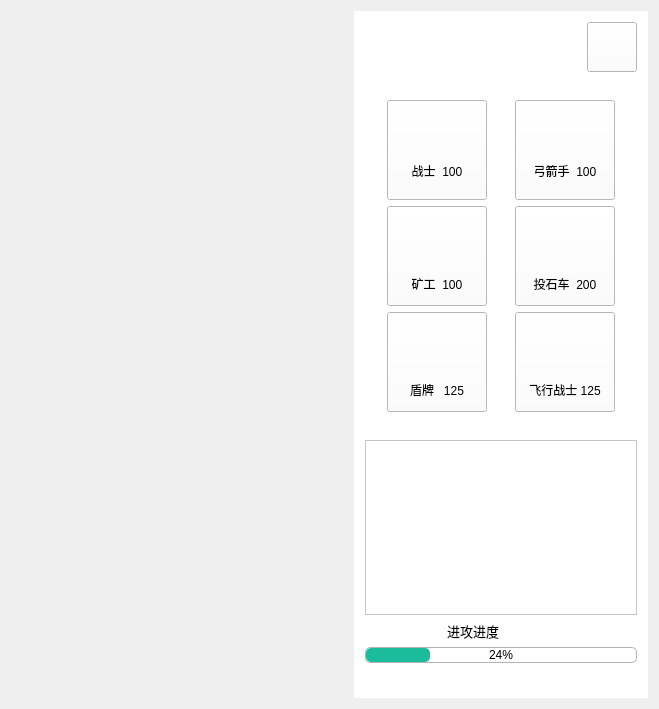
<?xml version="1.0" encoding="UTF-8"?>
<ui version="4.0">
 <class>Widget</class>
 <widget class="QWidget" name="Widget">
  <property name="geometry">
   <rect>
    <x>0</x>
    <y>0</y>
    <width>659</width>
    <height>709</height>
   </rect>
  </property>
  <property name="sizePolicy">
   <sizepolicy hsizetype="Fixed" vsizetype="Fixed">
    <horstretch>0</horstretch>
    <verstretch>0</verstretch>
   </sizepolicy>
  </property>
  <property name="windowTitle">
   <string>Widget</string>
  </property>
  <layout class="QHBoxLayout" name="horizontalLayout">
   <item>
    <spacer name="horizontalSpacer">
     <property name="orientation">
      <enum>Qt::Horizontal</enum>
     </property>
     <property name="sizeHint" stdset="0">
      <size>
       <width>40</width>
       <height>20</height>
      </size>
     </property>
    </spacer>
   </item>
   <item>
    <widget class="QWidget" name="bigWidget" native="true">
     <property name="styleSheet">
      <string notr="true">background-color: rgb(255, 255, 255);</string>
     </property>
     <layout class="QGridLayout" name="gridLayout">
      <item row="0" column="1">
       <widget class="QToolButton" name="pauseBtn">
        <property name="minimumSize">
         <size>
          <width>50</width>
          <height>50</height>
         </size>
        </property>
        <property name="maximumSize">
         <size>
          <width>50</width>
          <height>50</height>
         </size>
        </property>
        <property name="layoutDirection">
         <enum>Qt::LeftToRight</enum>
        </property>
        <property name="styleSheet">
         <string notr="true">border-image: url(:/Interface/pauseicon.png);</string>
        </property>
        <property name="text">
         <string/>
        </property>
       </widget>
      </item>
      <item row="1" column="0" colspan="2">
       <widget class="QWidget" name="unitWidget" native="true">
        <property name="styleSheet">
         <string notr="true">background-color: rgb(255, 255, 255);</string>
        </property>
        <layout class="QHBoxLayout" name="horizontalLayout_2">
         <item>
          <widget class="QWidget" name="widget" native="true">
           <property name="styleSheet">
            <string notr="true">background-color: rgb(255, 255, 255);</string>
           </property>
           <layout class="QVBoxLayout" name="verticalLayout">
            <item>
             <widget class="QToolButton" name="warriorBtn">
              <property name="sizePolicy">
               <sizepolicy hsizetype="Fixed" vsizetype="Fixed">
                <horstretch>100</horstretch>
                <verstretch>100</verstretch>
               </sizepolicy>
              </property>
              <property name="minimumSize">
               <size>
                <width>100</width>
                <height>100</height>
               </size>
              </property>
              <property name="maximumSize">
               <size>
                <width>100</width>
                <height>100</height>
               </size>
              </property>
              <property name="styleSheet">
               <string notr="true">QToolButton
{
font: 1000 9pt &quot;Arial&quot;;
border-image: url(:/Units/melee_1.png);
}</string>
              </property>
              <property name="text">
               <string>


战士  100</string>
              </property>
             </widget>
            </item>
            <item>
             <widget class="QToolButton" name="minerBtn">
              <property name="sizePolicy">
               <sizepolicy hsizetype="Fixed" vsizetype="Fixed">
                <horstretch>100</horstretch>
                <verstretch>100</verstretch>
               </sizepolicy>
              </property>
              <property name="minimumSize">
               <size>
                <width>100</width>
                <height>100</height>
               </size>
              </property>
              <property name="maximumSize">
               <size>
                <width>100</width>
                <height>100</height>
               </size>
              </property>
              <property name="styleSheet">
               <string notr="true">QToolButton
{
	font: 1000 9pt &quot;Arial&quot;;
	border-image: url(:/Units/miner_1.png);
}</string>
              </property>
              <property name="text">
               <string>



矿工  100</string>
              </property>
             </widget>
            </item>
            <item>
             <widget class="QToolButton" name="shieldBtn">
              <property name="sizePolicy">
               <sizepolicy hsizetype="Preferred" vsizetype="Preferred">
                <horstretch>100</horstretch>
                <verstretch>100</verstretch>
               </sizepolicy>
              </property>
              <property name="minimumSize">
               <size>
                <width>100</width>
                <height>100</height>
               </size>
              </property>
              <property name="maximumSize">
               <size>
                <width>100</width>
                <height>100</height>
               </size>
              </property>
              <property name="styleSheet">
               <string notr="true">QToolButton
{
	font: 1000 9pt &quot;Arial&quot;;
	border-image: url(:/Units/shield_1.png);
}</string>
              </property>
              <property name="text">
               <string>



盾牌   125</string>
              </property>
             </widget>
            </item>
           </layout>
          </widget>
         </item>
         <item>
          <widget class="QWidget" name="widget_2" native="true">
           <property name="styleSheet">
            <string notr="true">background-color: rgb(255, 255, 255);</string>
           </property>
           <layout class="QVBoxLayout" name="verticalLayout_2">
            <item>
             <widget class="QToolButton" name="archerBtn">
              <property name="sizePolicy">
               <sizepolicy hsizetype="Preferred" vsizetype="Preferred">
                <horstretch>0</horstretch>
                <verstretch>0</verstretch>
               </sizepolicy>
              </property>
              <property name="minimumSize">
               <size>
                <width>100</width>
                <height>100</height>
               </size>
              </property>
              <property name="maximumSize">
               <size>
                <width>100</width>
                <height>100</height>
               </size>
              </property>
              <property name="styleSheet">
               <string notr="true">QToolButton
{
	font: 1000 9pt &quot;Arial&quot;;
	border-image: url(:/Units/range_1.png);
}</string>
              </property>
              <property name="text">
               <string>


弓箭手  100</string>
              </property>
             </widget>
            </item>
            <item>
             <widget class="QToolButton" name="catapultBtn">
              <property name="sizePolicy">
               <sizepolicy hsizetype="Preferred" vsizetype="Preferred">
                <horstretch>0</horstretch>
                <verstretch>0</verstretch>
               </sizepolicy>
              </property>
              <property name="minimumSize">
               <size>
                <width>100</width>
                <height>100</height>
               </size>
              </property>
              <property name="maximumSize">
               <size>
                <width>100</width>
                <height>100</height>
               </size>
              </property>
              <property name="styleSheet">
               <string notr="true">QToolButton
{
	font: 1000 9pt &quot;Arial&quot;;
	border-image: url(:/Units/catapult_1.png);
}</string>
              </property>
              <property name="text">
               <string>



投石车  200</string>
              </property>
             </widget>
            </item>
            <item>
             <widget class="QToolButton" name="flyWarriorBtn">
              <property name="sizePolicy">
               <sizepolicy hsizetype="Preferred" vsizetype="Preferred">
                <horstretch>0</horstretch>
                <verstretch>0</verstretch>
               </sizepolicy>
              </property>
              <property name="minimumSize">
               <size>
                <width>100</width>
                <height>100</height>
               </size>
              </property>
              <property name="maximumSize">
               <size>
                <width>100</width>
                <height>100</height>
               </size>
              </property>
              <property name="styleSheet">
               <string notr="true">QToolButton
{
	font: 1000 9pt &quot;Arial&quot;;
	border-image: url(:/Units/flywarrior_1.png);
}</string>
              </property>
              <property name="text">
               <string>



飞行战士 125</string>
              </property>
             </widget>
            </item>
           </layout>
          </widget>
         </item>
        </layout>
       </widget>
      </item>
      <item row="2" column="0" colspan="2">
       <widget class="QTextBrowser" name="infoWidget">
        <property name="sizePolicy">
         <sizepolicy hsizetype="Preferred" vsizetype="Preferred">
          <horstretch>0</horstretch>
          <verstretch>0</verstretch>
         </sizepolicy>
        </property>
       </widget>
      </item>
      <item row="3" column="0">
       <widget class="QLabel" name="label">
        <property name="font">
         <font>
          <family>华文琥珀</family>
          <pointsize>10</pointsize>
         </font>
        </property>
        <property name="text">
         <string>进攻进度</string>
        </property>
        <property name="alignment">
         <set>Qt::AlignCenter</set>
        </property>
       </widget>
      </item>
      <item row="4" column="0" colspan="2">
       <widget class="QProgressBar" name="progressBar">
        <property name="sizePolicy">
         <sizepolicy hsizetype="Preferred" vsizetype="Preferred">
          <horstretch>0</horstretch>
          <verstretch>0</verstretch>
         </sizepolicy>
        </property>
        <property name="styleSheet">
         <string notr="true">QProgressBar{
	font:9pt;
	border-radius:5px;
	text-align:center;
	font: 500 10pt &quot;Arial&quot;;
	border:1px solid #E8EDF2;
	background-color: rgb(255, 255, 255);
	border-color: rgb(180, 180, 180);
}
QProgressBar:chunk{
	border-radius:5px;
	background-color:#1ABC9C;
}
</string>
        </property>
        <property name="value">
         <number>24</number>
        </property>
       </widget>
      </item>
      <item row="5" column="0" colspan="2">
       <spacer name="spacer">
        <property name="orientation">
         <enum>Qt::Vertical</enum>
        </property>
        <property name="sizeHint" stdset="0">
         <size>
          <width>20</width>
          <height>40</height>
         </size>
        </property>
       </spacer>
      </item>
     </layout>
    </widget>
   </item>
  </layout>
 </widget>
 <layoutdefault spacing="6" margin="11"/>
 <resources/>
 <connections/>
</ui>
